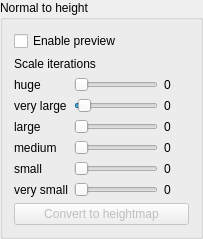
    <widget class="QGroupBox" name="groupBoxNH">
     <property name="title">
      <string>Normal to height</string>
     </property>
     <layout class="QVBoxLayout" name="verticalLayout_5">
      <item>
       <widget class="QCheckBox" name="checkBoxEnableNormalToHeight">
        <property name="text">
         <string>Enable preview</string>
        </property>
       </widget>
      </item>
      <item>
       <widget class="QLabel" name="label_43">
        <property name="text">
         <string>Scale iterations</string>
        </property>
       </widget>
      </item>
      <item>
       <layout class="QGridLayout" name="gridLayout_6">
        <item row="2" column="1">
         <widget class="QSlider" name="horizontalSliderNormalToHeightItersLarge">
          <property name="orientation">
           <enum>Qt::Horizontal</enum>
          </property>
         </widget>
        </item>
        <item row="5" column="1">
         <widget class="QSlider" name="horizontalSliderNormalToHeightItersVerySmall">
          <property name="orientation">
           <enum>Qt::Horizontal</enum>
          </property>
         </widget>
        </item>
        <item row="5" column="2">
         <widget class="QLabel" name="label_46">
          <property name="text">
           <string>0</string>
          </property>
         </widget>
        </item>
        <item row="2" column="0">
         <widget class="QLabel" name="label_21">
          <property name="text">
           <string>large</string>
          </property>
         </widget>
        </item>
        <item row="4" column="1">
         <widget class="QSlider" name="horizontalSliderNormalToHeightItersSmall">
          <property name="orientation">
           <enum>Qt::Horizontal</enum>
          </property>
         </widget>
        </item>
        <item row="3" column="2">
         <widget class="QLabel" name="label_44">
          <property name="text">
           <string>0</string>
          </property>
         </widget>
        </item>
        <item row="4" column="0">
         <widget class="QLabel" name="label_41">
          <property name="text">
           <string>small</string>
          </property>
         </widget>
        </item>
        <item row="1" column="0">
         <widget class="QLabel" name="label_18">
          <property name="text">
           <string>very large</string>
          </property>
         </widget>
        </item>
        <item row="1" column="1">
         <widget class="QSlider" name="horizontalSliderNormalToHeightItersVeryLarge">
          <property name="maximum">
           <number>100</number>
          </property>
          <property name="value">
           <number>4</number>
          </property>
          <property name="orientation">
           <enum>Qt::Horizontal</enum>
          </property>
         </widget>
        </item>
        <item row="1" column="2">
         <widget class="QLabel" name="label_19">
          <property name="minimumSize">
           <size>
            <width>25</width>
            <height>0</height>
           </size>
          </property>
          <property name="text">
           <string>0</string>
          </property>
         </widget>
        </item>
        <item row="3" column="1">
         <widget class="QSlider" name="horizontalSliderNormalToHeightItersMedium">
          <property name="orientation">
           <enum>Qt::Horizontal</enum>
          </property>
         </widget>
        </item>
        <item row="3" column="0">
         <widget class="QLabel" name="label_40">
          <property name="text">
           <string>medium</string>
          </property>
         </widget>
        </item>
        <item row="2" column="2">
         <widget class="QLabel" name="label_39">
          <property name="text">
           <string>0</string>
          </property>
         </widget>
        </item>
        <item row="4" column="2">
         <widget class="QLabel" name="label_45">
          <property name="text">
           <string>0</string>
          </property>
         </widget>
        </item>
        <item row="5" column="0">
         <widget class="QLabel" name="label_42">
          <property name="text">
           <string>very small</string>
          </property>
         </widget>
        </item>
        <item row="0" column="0">
         <widget class="QLabel" name="label_47">
          <property name="text">
           <string>huge</string>
          </property>
         </widget>
        </item>
        <item row="0" column="1">
         <widget class="QSlider" name="horizontalSliderNormalToHeightItersHuge">
          <property name="orientation">
           <enum>Qt::Horizontal</enum>
          </property>
         </widget>
        </item>
        <item row="0" column="2">
         <widget class="QLabel" name="label_48">
          <property name="text">
           <string>0</string>
          </property>
         </widget>
        </item>
       </layout>
      </item>
      <item>
       <widget class="QPushButton" name="pushButtonConvertToHeight">
        <property name="enabled">
         <bool>false</bool>
        </property>
        <property name="text">
         <string>Convert to heightmap</string>
        </property>
       </widget>
      </item>
     </layout>
    </widget>
